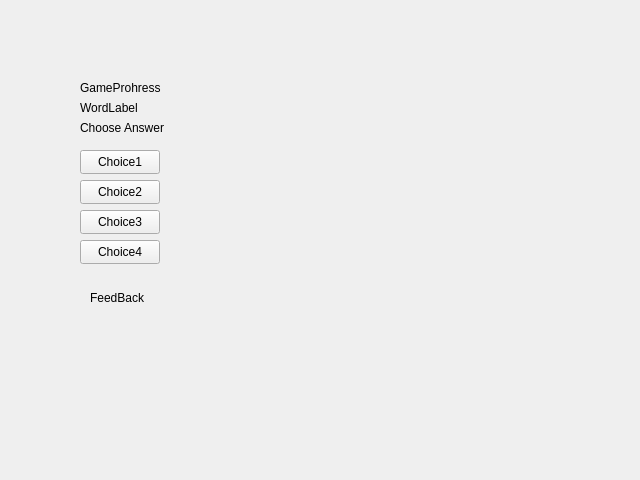
<?xml version="1.0" encoding="UTF-8"?>
<ui version="4.0">
 <class>Form</class>
 <widget class="QWidget" name="Form">
  <property name="geometry">
   <rect>
    <x>0</x>
    <y>0</y>
    <width>640</width>
    <height>480</height>
   </rect>
  </property>
  <property name="windowTitle">
   <string>Form</string>
  </property>
  <widget class="QLabel" name="gameProgress">
   <property name="geometry">
    <rect>
     <x>80</x>
     <y>80</y>
     <width>81</width>
     <height>16</height>
    </rect>
   </property>
   <property name="text">
    <string>GameProhress</string>
   </property>
  </widget>
  <widget class="QLabel" name="wordLabel">
   <property name="geometry">
    <rect>
     <x>80</x>
     <y>100</y>
     <width>61</width>
     <height>16</height>
    </rect>
   </property>
   <property name="text">
    <string>WordLabel</string>
   </property>
  </widget>
  <widget class="QLabel" name="chooseAnswerLabel">
   <property name="geometry">
    <rect>
     <x>80</x>
     <y>120</y>
     <width>91</width>
     <height>16</height>
    </rect>
   </property>
   <property name="text">
    <string>Choose Answer</string>
   </property>
  </widget>
  <widget class="QLabel" name="feedbackLabel">
   <property name="geometry">
    <rect>
     <x>90</x>
     <y>290</y>
     <width>61</width>
     <height>16</height>
    </rect>
   </property>
   <property name="text">
    <string>FeedBack</string>
   </property>
  </widget>
  <widget class="QPushButton" name="choice1">
   <property name="geometry">
    <rect>
     <x>80</x>
     <y>150</y>
     <width>80</width>
     <height>24</height>
    </rect>
   </property>
   <property name="text">
    <string>Choice1</string>
   </property>
  </widget>
  <widget class="QPushButton" name="choice2">
   <property name="geometry">
    <rect>
     <x>80</x>
     <y>180</y>
     <width>80</width>
     <height>24</height>
    </rect>
   </property>
   <property name="text">
    <string>Choice2</string>
   </property>
  </widget>
  <widget class="QPushButton" name="choice3">
   <property name="geometry">
    <rect>
     <x>80</x>
     <y>210</y>
     <width>80</width>
     <height>24</height>
    </rect>
   </property>
   <property name="text">
    <string>Choice3</string>
   </property>
  </widget>
  <widget class="QPushButton" name="choice4">
   <property name="geometry">
    <rect>
     <x>80</x>
     <y>240</y>
     <width>80</width>
     <height>24</height>
    </rect>
   </property>
   <property name="text">
    <string>Choice4</string>
   </property>
  </widget>
 </widget>
 <resources/>
 <connections/>
</ui>
